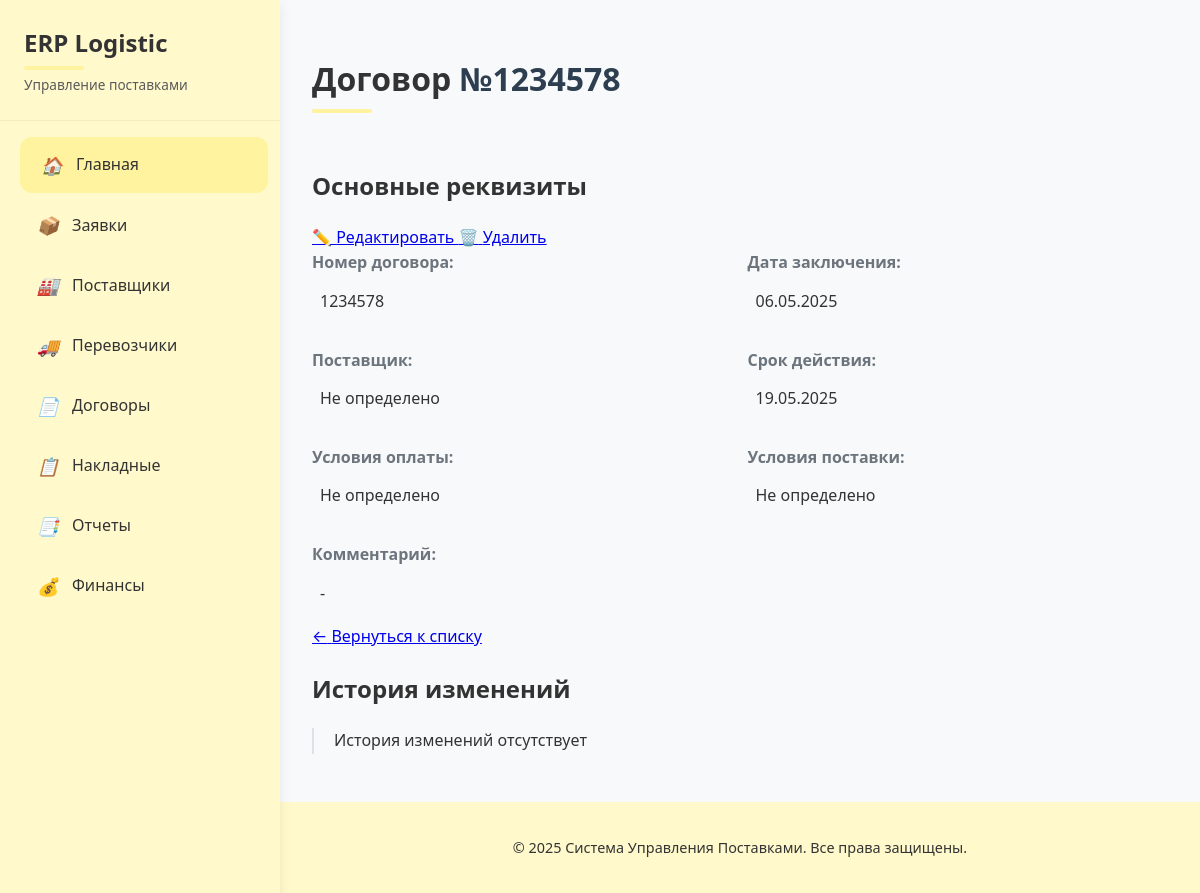
The app's page /договоры/1/ with its own data.
### supply_chain/models.py (models this page shows, shortened)
class Договор(models.Model):
    номер = models.CharField(max_length=50, unique=True, verbose_name="Номер договора")
    дата_заключения = models.DateField(
        verbose_name="Дата заключения",
        default=date.today,  # Устанавливаем текущую дату по умолчанию
        help_text="Дата подписания договора"
    )
    поставщик = models.ForeignKey(
        Поставщик,
        on_delete=models.PROTECT,
        verbose_name="Поставщик"
    )
    заявка = models.ForeignKey(
        ЗаявкаНаПоставку,
        on_delete=models.PROTECT,
        verbose_name="Заявка на поставку"
    )
    условия_оплаты = models.TextField(verbose_name="Условия оплаты")
    условия_поставки = models.TextField(verbose_name="Условия поставки")
    срок_действия = models.DateField(verbose_name="Срок действия договора")
    файл = models.FileField(
        upload_to='contracts/',
        verbose_name="Скан договора",
        blank=True,
        null=True
    )
    class Meta:
        verbose_name = "Договор"
        verbose_name_plural = "Договоры"
        ordering = ['-дата_заключения']

class Поставщик(models.Model):
    название = models.CharField(max_length=100, verbose_name="Название поставщика")
    контактное_лицо = models.CharField(max_length=100, verbose_name="Контактное лицо")
    телефон = models.CharField(max_length=20, verbose_name="Телефон")
    email = models.EmailField(verbose_name="Email", blank=True, null=True)
    адрес = models.TextField(verbose_name="Юридический адрес")
    условия_поставки = models.TextField(verbose_name="Условия поставки")
    реквизиты = models.TextField(verbose_name="Банковские реквизиты", blank=True, null=True)
    class Meta:
        verbose_name = "Поставщик"
        verbose_name_plural = "Поставщики"
        ordering = ['название']
    def __str__(self):
        return self.название

### supply_chain/templates/supply_chain/договор_detail.html (shortened to what this page needs)
{% extends 'supply_chain/base.html' %}
{% block content %}
    <div class="detail-header">
        <h1>Договор <span class="highlight-number">№{{ договор.номер }}</span></h1>
        <p class="status-badge status-{{ договор.статус|lower }}">{{ договор.статус }}</p>
    </div>
    <div class="detail-container">
        <div class="detail-card">
            <div class="card-header">
                <h2>Основные реквизиты</h2>
                <div class="card-actions">
                    <a href="{% url 'договор_update' договор.pk %}" class="action-btn edit-btn">
                        <span class="btn-icon">✏️</span> Редактировать
                    </a>
                    <a href="{% url 'договор_delete' договор.pk %}" class="action-btn delete-btn">
                        <span class="btn-icon">🗑️</span> Удалить
                    </a>
                </div>
            </div>
            <div class="card-body">
                <div class="info-grid">
                    <div class="info-item">
                        <span class="info-label">Номер договора:</span>
                        <span class="info-value">{{ договор.номер }}</span>
                    </div>
                    <div class="info-item">
                        <span class="info-label">Дата заключения:</span>
                        <span class="info-value">{{ договор.дата_заключения|date:"d.m.Y" }}</span>
                    </div>
                    <div class="info-item">
                        <span class="info-label">Поставщик:</span>
                        <span class="info-value">{{ договор.поставщик }}</span>
                    </div>
                    <div class="info-item">
                        <span class="info-label">Срок действия:</span>
                        <span class="info-value">{{ договор.срок_действия|date:"d.m.Y" }}</span>
                    </div>
                    <div class="info-item">
                        <span class="info-label">Условия оплаты:</span>
                        <span class="info-value">{{ договор.условия_оплаты }}</span>
                    </div>
                    <div class="info-item">
                        <span class="info-label">Условия поставки:</span>
                        <span class="info-value">{{ договор.условия_поставки }}</span>
                    </div>
                    <div class="info-item full-width">
                        <span class="info-label">Комментарий:</span>
                        <span class="info-value">{{ договор.комментарий|default:"-" }}</span>
                    </div>
                </div>
            </div>
            <div class="card-footer">
                <a href="{% url 'договор_list' %}" class="back-btn">
                    <span class="btn-icon">←</span> Вернуться к списку
                </a>
            </div>
        </div>
        <div class="history-section">
            <h2>История изменений</h2>
            <div class="history-timeline">
                {% for запись in договор.history.all %}
                <div class="history-item">
                    <div class="history-date">{{ запись.history_date|date:"d.m.Y H:i" }}</div>
                    <div class="history-user">{{ запись.history_user.get_full_name|default:запись.history_user.username }}</div>
                    <div class="history-change">
                        {% if запись.history_type == '+' %}Создан{% endif %}
                        {% if запись.history_type == '~' %}Изменен{% endif %}
                        {% if запись.history_type == '-' %}Удален{% endif %}
                    </div>
                </div>
                {% empty %}
                <p class="no-history">История изменений отсутствует</p>
                {% endfor %}
            </div>
        </div>
    </div>
{% endblock %}

### supply_chain/templates/supply_chain/base.html (style rules this page uses)
body { margin: 0; padding: 0; font-family: 'Segoe UI', Roboto, -apple-system, BlinkMacSystemFont, sans-serif; background-color: #f8f9fa; color: var(--text-dark); line-height: 1.6; }
h1, h2, h3 { color: var(--text-dark); font-weight: 600; }
h1 { font-size: 2rem; margin-bottom: 1.5rem; position: relative; padding-bottom: 0.5rem; }
h1:after { content: ''; position: absolute; bottom: 0; left: 0; width: 60px; height: 4px; background: var(--primary-hover); border-radius: 2px; }

### supply_chain/templates/supply_chain/договор_detail.html (style rules this page uses)
.highlight-number { color: #2c3e50; font-weight: 700; }
.status-badge { padding: 5px 10px; border-radius: 15px; font-size: 14px; font-weight: 600; }
.info-grid { display: grid; grid-template-columns: repeat(auto-fill, minmax(300px, 1fr)); gap: 15px; }
.info-item { margin-bottom: 10px; }
.info-label { font-weight: 600; color: #6c757d; }
.info-value { display: block; margin-top: 5px; padding: 8px; background: #f8f9fa; border-radius: 4px; }
.full-width { grid-column: 1 / -1; }
.history-timeline { border-left: 2px solid #dee2e6; padding-left: 20px; }

### records on screen
Договор: номер "1234578", дата_заключения "06.05.2025", поставщик.название "Не определено", срок_действия "19.05.2025", условия_оплаты "Не определено", условия_поставки "Не определено"

### other values on screen
{{ договор.комментарий|default:"-" }} "-"
